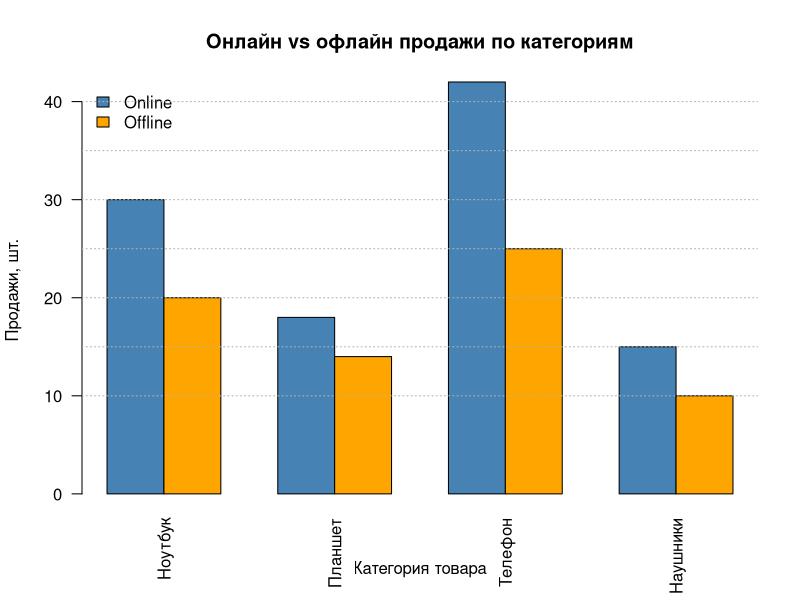

Here is the R script that generated this plot:
# Построить сгруппированную столбчатую диаграмму (каждая категория имеет 2 столбца):
# сравнить "онлайн" и "офлайн" продажи для 4 категорий товаров.

# МАЛЕНЬКИЙ ДАТАСЕТ (4 СТРОКИ, 2 ПОКАЗАТЕЛЯ)
Category <- c("Ноутбук", "Планшет", "Телефон", "Наушники")  # 4 категории
Online   <- c(30, 18, 42, 15)                                # онлайн-продажи
Offline  <- c(20, 14, 25, 10)                                # офлайн-продажи

df_sales2 <- data.frame(Category, Online, Offline)
df_sales2
str(df_sales2)

# barplot() для сгруппированных столбиков ожидает матрицу (столбцы = серии)
# Преобразуем два числовых столбца в матрицу с именами строк = категории
m_sales <- t(as.matrix(df_sales2[, c("Online", "Offline")])) 
# t() — транспонирование, чтобы серии стали строками матрицы:
# строки матрицы = "Online","Offline"; столбцы = категории

colnames(m_sales) <- df_sales2$Category  # подписи для категорий по оси X
m_sales

# СТРОИМ СГРУППИРОВАННЫЙ barplot: beside=TRUE ставит столбцы рядом
barplot(
  height = m_sales,
  beside = TRUE,                           # включаем "рядом", а не "сложение"
  main   = "Онлайн vs офлайн продажи по категориям",
  xlab   = "Категория товара",
  ylab   = "Продажи, шт.",
  col    = c("steelblue", "orange"),       # цвета для двух серий
  las    = 2                                # повернуть подписи оси X для читаемости (вертикально)
)

# ДОБАВИМ ЛЕГЕНДУ, ЧТОБЫ ПОЯСНИТЬ ЦВЕТА
legend(
  "topleft",                                # положение легенды
  legend = c("Online", "Offline"),          # подписи легенды
  fill   = c("steelblue", "orange"),        # цвета, соответствующие столбикам
  bty    = "n"                              # без рамки ("no box")
)

# ЛЁГКАЯ СЕТКА ПО Y (НЕОБЯЗАТЕЛЬНО)
abline(h = pretty(range(m_sales)), lty = 3, col = "gray70")
